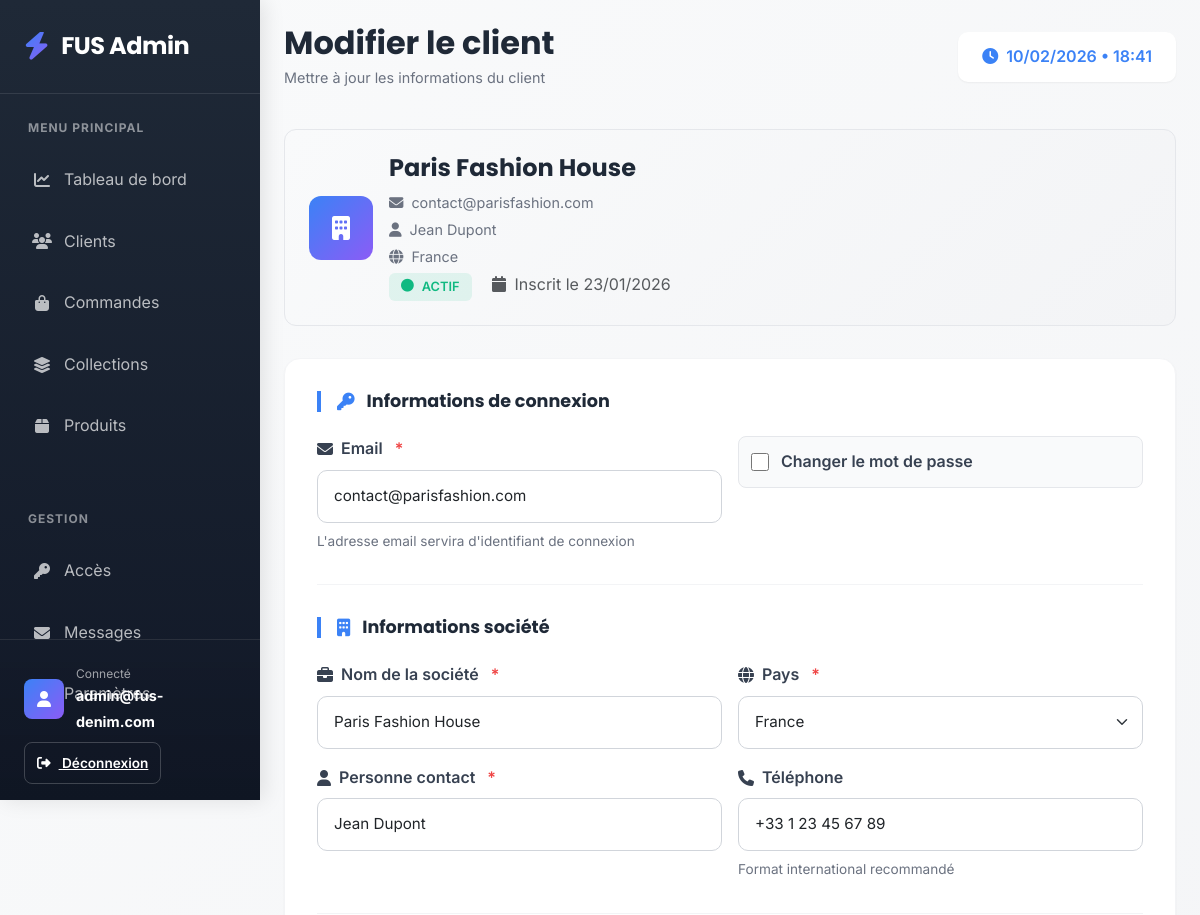
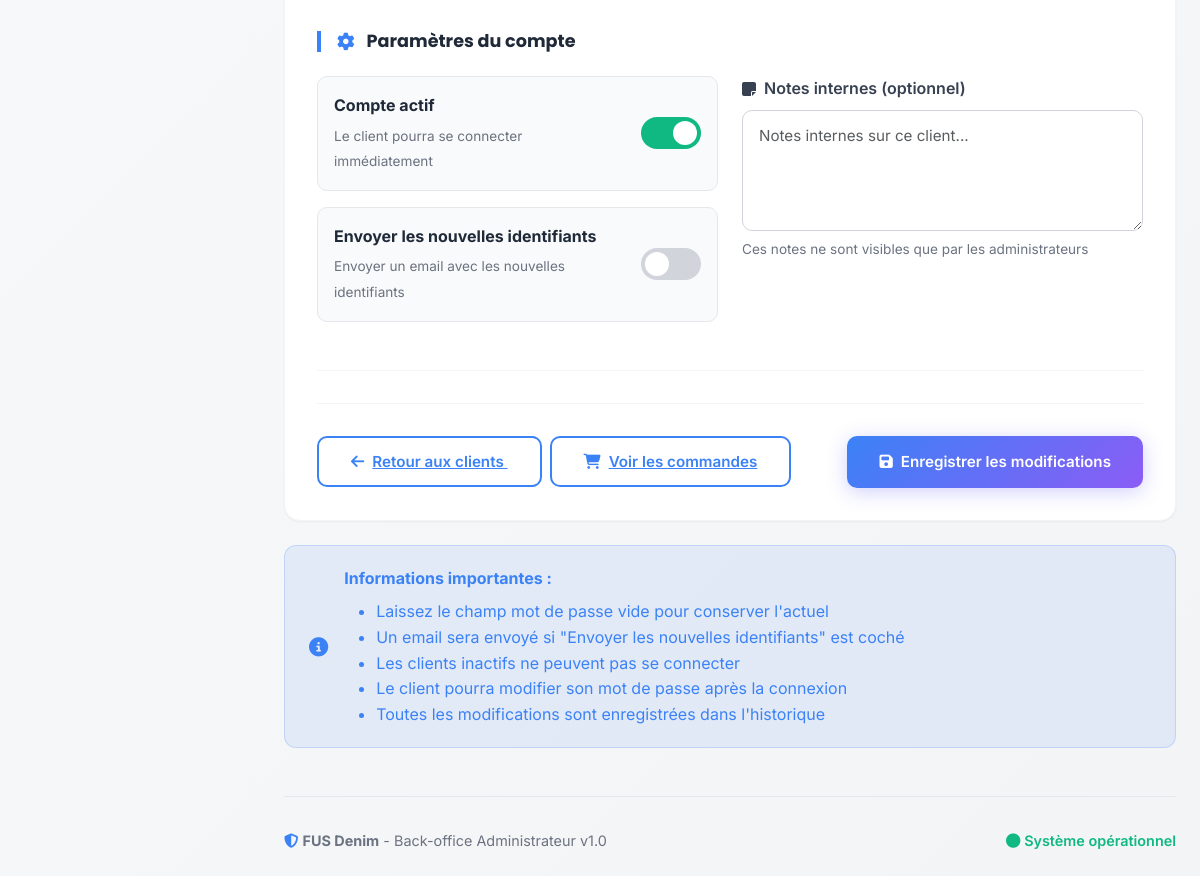
/client_edit.php?id=2 (signed in), run on the app's committed database (2 pictures, top to bottom).
### tables this page shows
CREATE TABLE IF NOT EXISTS users (
    id INT PRIMARY KEY AUTO_INCREMENT,
    email VARCHAR(255) UNIQUE NOT NULL,
    password VARCHAR(255) NOT NULL,
    company_name VARCHAR(255),
    country VARCHAR(100),
    contact_person VARCHAR(255),
    phone VARCHAR(50),
    role ENUM('admin', 'client') DEFAULT 'client',
    is_active BOOLEAN DEFAULT TRUE,
    created_at TIMESTAMP DEFAULT CURRENT_TIMESTAMP,
    INDEX idx_email (email),
    INDEX idx_role (role),
    INDEX idx_active (is_active)
);

### client_edit.php (the view, shortened to what this page needs)
<?php
$database = new Database();
$conn = $database->getConnection();
$client_id = intval($_GET['id']);
$stmt = $conn->prepare("SELECT * FROM users WHERE id = ? AND role = 'client'");
$stmt->bind_param("i", $client_id);
$stmt->execute();
$result = $stmt->get_result();
$client = $result->fetch_assoc();
?>
<!DOCTYPE html>
<html lang="fr">
<head>
    <link href="https://cdn.jsdelivr.net/npm/bootstrap@5.3.0-alpha1/dist/css/bootstrap.min.css" rel="stylesheet">
    <link rel="stylesheet" href="https://cdnjs.cloudflare.com/ajax/libs/font-awesome/6.4.0/css/all.min.css">
</head>
<body>
    <div class="sidebar">
        <div class="logo">
            <i class="fas fa-bolt"></i>
            <h2>FUS Admin</h2>
        </div>
        <div class="nav-section">
            <div class="nav-label">Menu Principal</div>
            <a href="dashboard.php" class="nav-item">
                <i class="fas fa-chart-line"></i>
                <span>Tableau de bord</span>
            </a>
            <a href="clients.php" class="nav-item active">
                <i class="fas fa-users"></i>
                <span>Clients</span>
            </a>
            <a href="orders.php" class="nav-item">
                <i class="fas fa-shopping-bag"></i>
                <span>Commandes</span>
            </a>
            <a href="collection.php" class="nav-item">
                <i class="fas fa-layer-group"></i>
                <span>Collections</span>
            </a>
            <a href="products.php" class="nav-item">
                <i class="fas fa-box"></i>
                <span>Produits</span>
            </a>
        </div>
        <div class="nav-section">
            <div class="nav-label">Gestion</div>
            <a href="access_requests.php" class="nav-item">
                <i class="fas fa-key"></i>
                <span>Accès</span>
            </a>
            <a href="messages.php" class="nav-item">
                <i class="fas fa-envelope"></i>
                <span>Messages</span>
            </a>
            <a href="settings.php" class="nav-item">
                <i class="fas fa-cog"></i>
                <span>Paramètres</span>
            </a>
        </div>
        <div class="sidebar-user">
            <div class="user-card">
                <div class="user-avatar">
                    <i class="fas fa-user"></i>
                </div>
                <div class="user-info">
                    <small>Connecté</small>
                    <strong><?php echo htmlspecialchars(substr($_SESSION['user_email'], 0, 20)); ?></strong>
                </div>
            </div>
            <a href="login.php?action=logout" class="logout-btn">
                <i class="fas fa-sign-out-alt me-2"></i> Déconnexion
            </a>
        </div>
    </div>
    <div class="main-content">
        <div class="header">
            <div class="header-title">
                <h1>Modifier le client</h1>
                <p>Mettre à jour les informations du client</p>
            </div>
            <div class="header-actions">
                <div class="time-display">
                </div>
            </div>
        </div>
        <div class="client-info">
            <div class="client-avatar">
                <i class="fas fa-building"></i>
            </div>
            <div class="client-details">
                <h4><?php echo htmlspecialchars($client['company_name']); ?></h4>
                <p><i class="fas fa-envelope me-2"></i><?php echo htmlspecialchars($client['email']); ?></p>
                <p><i class="fas fa-user me-2"></i><?php echo htmlspecialchars($client['contact_person']); ?></p>
                <p><i class="fas fa-globe me-2"></i><?php echo htmlspecialchars($client['country']); ?></p>
                <div>
                    <span class="client-status <?php echo $client['is_active'] ? 'active' : 'inactive'; ?>">
                        <i class="fas fa-circle"></i>
                        <?php echo $client['is_active'] ? 'Actif' : 'Inactif'; ?>
                    </span>
                    <span class="text-muted ms-3">
                        <i class="fas fa-calendar me-1"></i>
                        Inscrit le <?php echo date('d/m/Y', strtotime($client['created_at'])); ?>
                    </span>
                </div>
            </div>
        </div>
        <div class="card-modern">
            <form method="POST" action="" id="clientForm">
                <div class="form-section">
                    <h3 class="section-title">
                        <i class="fas fa-key"></i> Informations de connexion
                    </h3>
                    <div class="row g-3">
                        <div class="col-md-6">
                            <label for="email" class="form-label required">
                                <i class="fas fa-envelope"></i> Email
                            </label>
                            <input type="email" class="form-control" id="email" name="email"
                                   value="<?php echo htmlspecialchars($client['email']); ?>"
                                   required placeholder="client@entreprise.com">
                            <div class="form-text">L'adresse email servira d'identifiant de connexion</div>
                        </div>
                        <div class="col-md-6">
                            <div class="checkbox-item">
                                <input type="checkbox" id="change_password" name="change_password"
                                       onchange="togglePasswordFields()">
                                <label for="change_password">Changer le mot de passe</label>
                            </div>
                        </div>
                    </div>
                </div>
                <div class="form-section">
                    <h3 class="section-title">
                        <i class="fas fa-building"></i> Informations société
                    </h3>
                    <div class="row g-3">
                        <div class="col-md-6">
                            <label for="company_name" class="form-label required">
                                <i class="fas fa-briefcase"></i> Nom de la société
                            </label>
                            <input type="text" class="form-control" id="company_name" name="company_name"
                                   value="<?php echo htmlspecialchars($client['company_name']); ?>"
                                   required placeholder="Ex: Paris Fashion House">
                        </div>
                        <div class="col-md-6">
                            <label for="country" class="form-label required">
                                <i class="fas fa-globe"></i> Pays
                            </label>
                            <select class="form-select" id="country" name="country" required>
                                <option value="France" <?php echo $client['country'] == 'France' ? 'selected' : ''; ?>>France</option>
                            </select>
                        </div>
                        <div class="col-md-6">
                            <label for="contact_person" class="form-label required">
                                <i class="fas fa-user"></i> Personne contact
                            </label>
                            <input type="text" class="form-control" id="contact_person" name="contact_person"
                                   value="<?php echo htmlspecialchars($client['contact_person']); ?>"
                                   required placeholder="Ex: Jean Dupont">
                        </div>
                        <div class="col-md-6">
                            <label for="phone" class="form-label">
                                <i class="fas fa-phone"></i> Téléphone
                            </label>
                            <input type="tel" class="form-control" id="phone" name="phone"
                                   value="<?php echo htmlspecialchars($client['phone']); ?>"
                                   placeholder="Ex: +33 1 23 45 67 89">
                            <div class="form-text">Format international recommandé</div>
                        </div>
                    </div>
                </div>
                <div class="form-section">
                    <h3 class="section-title">
                        <i class="fas fa-cog"></i> Paramètres du compte
                    </h3>
                    <div class="row">
                        <div class="col-md-6">
                            <div class="toggle-item">
                                <div class="toggle-label">
                                    <strong>Compte actif</strong>
                                    <small>Le client pourra se connecter immédiatement</small>
                                </div>
                                <label class="switch">
                                    <span class="slider"></span>
                                </label>
                            </div>
                            <div class="toggle-item">
                                <div class="toggle-label">
                                    <strong>Envoyer les nouvelles identifiants</strong>
                                    <small>Envoyer un email avec les nouvelles identifiants</small>
                                </div>
                                <label class="switch">
                                    <span class="slider"></span>
                                </label>
                            </div>
                        </div>
                        <div class="col-md-6">
                            <label for="notes" class="form-label">
                                <i class="fas fa-sticky-note"></i> Notes internes (optionnel)
                            </label>
                            <textarea class="form-control" id="notes" name="notes" rows="4"
                                      placeholder="Notes internes sur ce client..."></textarea>
                            <div class="form-text">Ces notes ne sont visibles que par les administrateurs</div>
                        </div>
                    </div>
                </div>
                <div class="form-actions">
                    <div>
                        <a href="clients.php" class="btn-outline-modern me-2">
                            <i class="fas fa-arrow-left me-2"></i>Retour aux clients
                        </a>
                        <a href="client_orders.php?id=<?php echo $client_id; ?>" class="btn-outline-modern">
                            <i class="fas fa-shopping-cart me-2"></i>Voir les commandes
                        </a>
                    </div>
                    <div>
                        <button type="submit" class="btn-modern">
                            <i class="fas fa-save me-2"></i>Enregistrer les modifications
                        </button>
                    </div>
                </div>
            </form>
        </div>
        <div class="alert alert-info alert-modern mt-4">
            <div class="d-flex align-items-center">
                <i class="fas fa-info-circle me-3" style="font-size: 1.2rem;"></i>
                <div>
                    <strong>Informations importantes :</strong>
                    <ul class="mb-0 mt-2">
                        <li>Laissez le champ mot de passe vide pour conserver l'actuel</li>
                        <li>Un email sera envoyé si "Envoyer les nouvelles identifiants" est coché</li>
                        <li>Les clients inactifs ne peuvent pas se connecter</li>
                        <li>Le client pourra modifier son mot de passe après la connexion</li>
                        <li>Toutes les modifications sont enregistrées dans l'historique</li>
                    </ul>
                </div>
            </div>
        </div>
        <div class="footer">
            <div>
                <i class="fas fa-shield-alt" style="color: var(--accent-1);"></i>
                <strong>FUS Denim</strong> - Back-office Administrateur v1.0
            </div>
            <div>
                <span class="system-status">
                    <i class="fas fa-circle"></i> Système opérationnel
                </span>
            </div>
        </div>
    </div>
</body>
</html>

### data on the page
users: company_name "Paris Fashion House", email "contact@parisfashion.com", contact_person "Jean Dupont", country "France", created_at "23/01/2026", phone "+33 1 23 45 67 89"

### other printed values
substr($_SESSION['user_email'], 0, 20) "admin@fus-denim.com"
